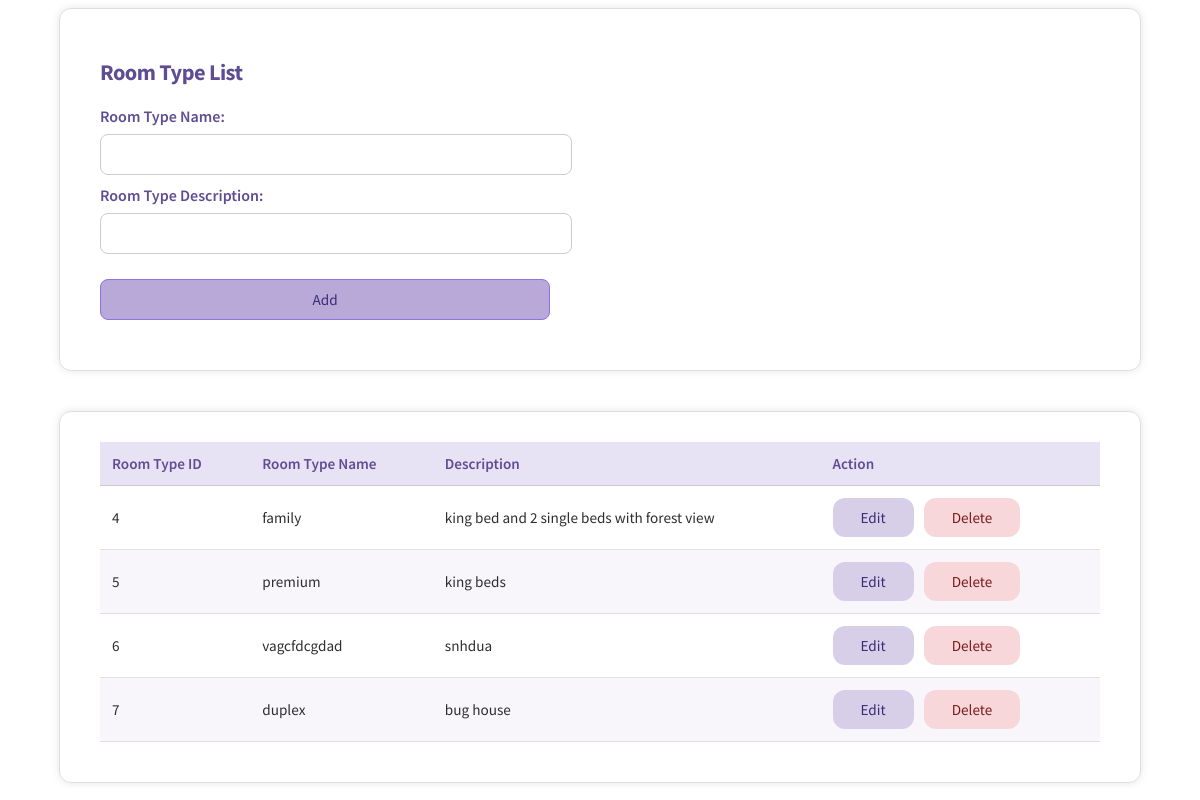
Before: /room-type.php with the older database file.
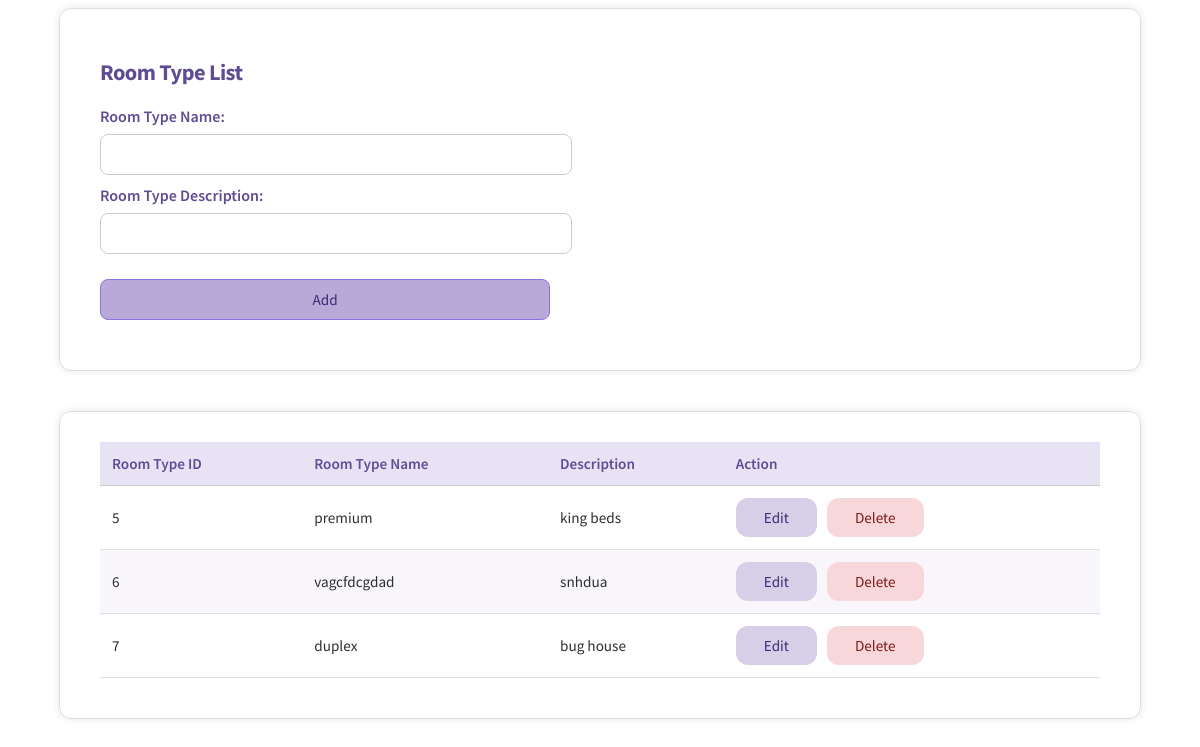
After: the same page with the newer database file.
### tables this page shows
CREATE TABLE ROOM_TYPE(
ROOM_TYPE_ID INTEGER  NOT NULL PRIMARY KEY AUTOINCREMENT,
ROOM_TYPE_NAME TEXT NOT NULL,
ROOM_TYPE_DESCRIPTION TEXT NOT NULL
);

### functions.php (the view, shortened to what this page needs)
<?php
function createDB()
{
    return $db = new SQLite3('hotelSQL.db');
}
function RoomTypeList(){
    $db = createDB();
    $select_query = "SELECT * FROM ROOM_TYPE";
    $result = $db->query($select_query);
    while ($row = $result->fetchArray(SQLITE3_ASSOC)) {
        echo "<tr>";
        echo "<td>" . $row['ROOM_TYPE_ID'] . "</td>";
        echo "<td>" . $row['ROOM_TYPE_NAME'] . "</td>";
        echo "<td>" . $row['ROOM_TYPE_DESCRIPTION'] . "</td>";
        echo "<td>
        <form method='post'>
                <input type='hidden' name='room-type-id' value='" . $row['ROOM_TYPE_ID'] . "'>
                <input type='submit' class='edit-button-in-list' name='edit' value='Edit'>
                <input type='submit' class='delete-button-in-list' name='delete' value='Delete'>
            </form>
        </td>";
        echo "</tr>";
    }
}
?>

### room-type.php (shortened to what this page needs)
<!DOCTYPE html>
<html lang="en">
<head>
    <link rel="stylesheet" href="style.css" />
</head>
<?php
require_once("functions.php");
?>
<body onload="loadNavbar()">
    <div class="main_content">
        <section class="add-container">
            <h2>Room Type List</h2>
            <div class="base-form">
                <form autocomplete="off" method="post">
                    <div class="base-form">
                        <div>
                            <label for="room-type-name"> Room Type Name: </label>
                            <input type="text" id="room-type-name" name="room-type-name" required>
                        </div>
                        <div>
                            <label for="room-type-desc"> Room Type Description: </label>
                            <input type="text" id="room-type-desc" name="room-type-desc" required>
                        </div>
                        <input type="submit" class="submit-btn" name="add" value="Add">
                </form>
            </div>
            </section>
            <br /><br />
            <section class="add-container">
            <table class="base-table">
                <thead>
                    <tr>
                        <th>Room Type ID</th>
                        <th>Room Type Name</th>
                        <th>Description</th>
                        <th>Action</th>
                    </tr>
                </thead>
                <tbody>
                    <?php
                    RoomTypeList();
                    ?>
                </tbody>
            </table>
        </section>
    </div>
</body>
</html>

### style.css (style rules this page uses)
* { font-family: "Source Sans Pro", Helvetica, sans-serif; }
h2 { text-align: center; font-weight: 300; font-size: 2.5em; color: #000000; margin-bottom: 20px; letter-spacing: -0.025em; }
input::placeholder { color: #ccc; }
label { color: #000000; display: block; margin-bottom: 8px; }
input[type="text"], input[type="password"] { width: 90%; padding: 10px; border: 1px solid #ccc; border-radius: 8px; outline: none; }
.add-container { max-width: 1000px; margin: 0 auto; padding: 30px; background: #ffffffcc; border-radius: 12px; border: 1px solid #ddd; }
.add-container h2 { color: #5f4d93; font-size: 1.4rem; font-weight: 700; margin-bottom: 20px; text-align: left; }
.base-table { width: 100%; border-collapse: collapse; color: #2e2e2e; font-size: 0.95rem; background-color: #fff; }
.base-table thead { background-color: #e8e3f4; }
.base-table th { text-align: left; font-weight: 600; color: #5f4d93; padding: 12px; border-bottom: 1px solid #ccc; }
.base-table td { padding: 12px; border-bottom: 1px solid #e0e0e0; }
.base-table td:last-child { display: flex; justify-content: flex-start; align-items: center; gap: 8px; }
.base-table tr:nth-child(even) { background-color: #f8f6fb; }
.base-form { display: flex; flex-direction: column; gap: 10px; }
.base-form input { padding: 8px; border: 1px solid #ccc; border-radius: 6px; background-color: #fff; width: 450px; }
.submit-btn { margin-top: 15px; background-color: #d7cfe8; color: #3b2d75; padding: 10px 0; border: none; border-radius: 8px; width: 200px; }
.add-container { max-width: 1000px; padding: 30px 40px 40px 40px; margin: 0 auto; background: rgba(255, 255, 255, 0.8); border-radius: 12px; border: 1px solid #ddd; box-shadow: 0 0 8px rgba(0, 0, 0, 0.1); }
.add-container label { font-weight: 600; color: #5f4d93; }
.add-container input { padding: 10px; border: 1px solid #ccc; border-radius: 8px; font-size: 0.95rem; background-color: #fff; transition: border-color 0.3s, box-shadow 0.3s; }
.add-container .submit-btn { background-color: #b8a9d9; border-color: #8e73e1; outline: none; }
.add-container td form { display: flex; gap: 10px; justify-content: flex-start; }
.add-container td input[type="submit"] { padding: 10px 28px; border: none; border-radius: 12px; font-size: 0.95rem; font-weight: 500; cursor: pointer; }
.add-container .edit-button-in-list { background-color: #d7cfe8; color: #3b2d75; }
.add-container .delete-button-in-list { background-color: #f8d7da; color: #7a1c1c; }

Changed rows visible on the page:
removed room_type: ROOM_TYPE_ID "4", ROOM_TYPE_NAME "family", ROOM_TYPE_DESCRIPTION "king bed and 2 single beds with forest view"
